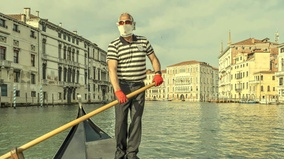
%> input picture hw2/excersize 3/venice2.jpg, 284 x 159 px, shrunk from 1180 x 663 before the run
$ octave code.m   (GNU Octave 9; MATLAB toolbox functions it lacks are replaced by stand-ins)
%> lines starting %> are read from the running program, lines starting %| are printed output that depends on the picture
I = im2double(imread("excersize 3/venice2.jpg"));
Ir = I(:,:, 1);
Ig = I(:,:, 2);
Ib = I(:,:, 3);

MeanR = mean2(Ir);
%> MeanR = 0.626
MeanG = mean2(Ig);
%> MeanG = 0.634
MeanB = mean2(Ib);
%> MeanB = 0.466

MeanAvg = mean2(MeanR+MeanG+MeanB);
%> MeanAvg = 1.73

Avg= ((Ir*0.6262) + (Ig*0.6346) + (Ib*0.4658)) * 1.7266;

figure
subplot(2,1,1)
imshow(I);
subplot(2,1,2)
imshow(Avg)

%snow
A = im2double(imread("excersize 3/snow2.jpg"));
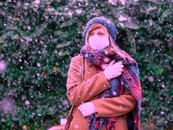
%> input picture hw2/excersize 3/snow2.jpg, 173 x 130 px, shrunk from 720 x 540 before the run
Ar = A(:,:, 1);
Ag = A(:,:, 2);
Ab = A(:,:, 3);
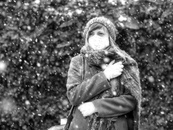
%> Ab: size 130x173 double; min 0, max 1, mean 0.374

MeanRA = mean2(Ar);
%> MeanRA = 0.373
MeanGA = mean2(Ag);
%> MeanGA = 0.306
MeanBA = mean2(Ab);
%> MeanBA = 0.374

MeanAvgA = mean2(MeanRA+MeanGA+MeanBA);
%> MeanAvgA = 1.05

AvgA= ((Ar*0.3731) + (Ag*0.3059) + (Ab*0.3739)) * 1.0529;

figure
subplot(2,1,1)
imshow(A);
subplot(2,1,2)
imshow(AvgA)

%myimgX
B = im2double(imread("excersize 3/myimgX.jpg"));
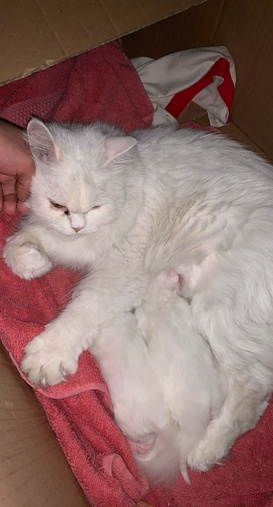
%> input picture hw2/excersize 3/myimgX.jpg, 273 x 507 px, shrunk from 1134 x 2108 before the run
Br = B(:,:, 1);
Bg = B(:,:, 2);
Bb = B(:,:, 3);
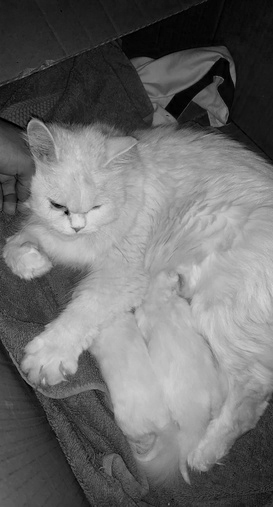
%> Bb: size 507x273 double; min 0, max 0.867, mean 0.426

MeanRB = mean2(Br);
%> MeanRB = 0.566
MeanGB = mean2(Bg);
%> MeanGB = 0.443
MeanBB = mean2(Bb);
%> MeanBB = 0.426

MeanAvgB = mean2(MeanRB+MeanGB+MeanBB);
%> MeanAvgB = 1.44

AvgB= ((Br*0.5662) + (Bg*0.4428) + (Bb*0.4266)) * 1.4658;

figure
subplot(2,1,1)
imshow(B);
subplot(2,1,2)
imshow(AvgB)

%myimgY
C = im2double(imread("excersize 3/myimgY.jpg"));
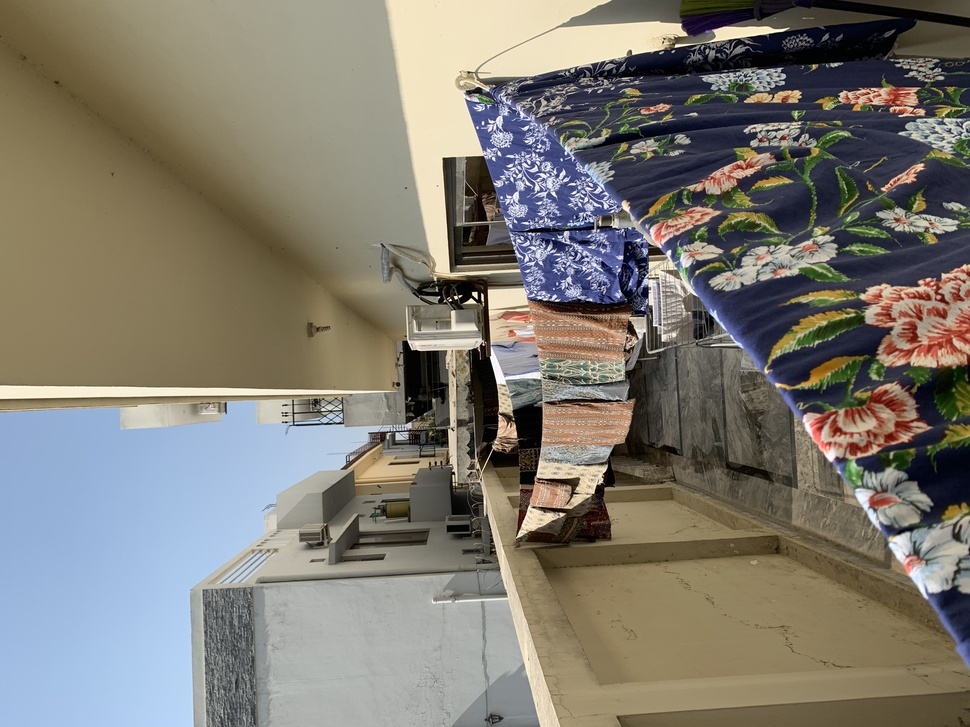
%> input picture hw2/excersize 3/myimgY.jpg, 970 x 727 px, shrunk from 4032 x 3024 before the run
Cr = C(:,:, 1);
Cg = C(:,:, 2);
Cb = C(:,:, 3);
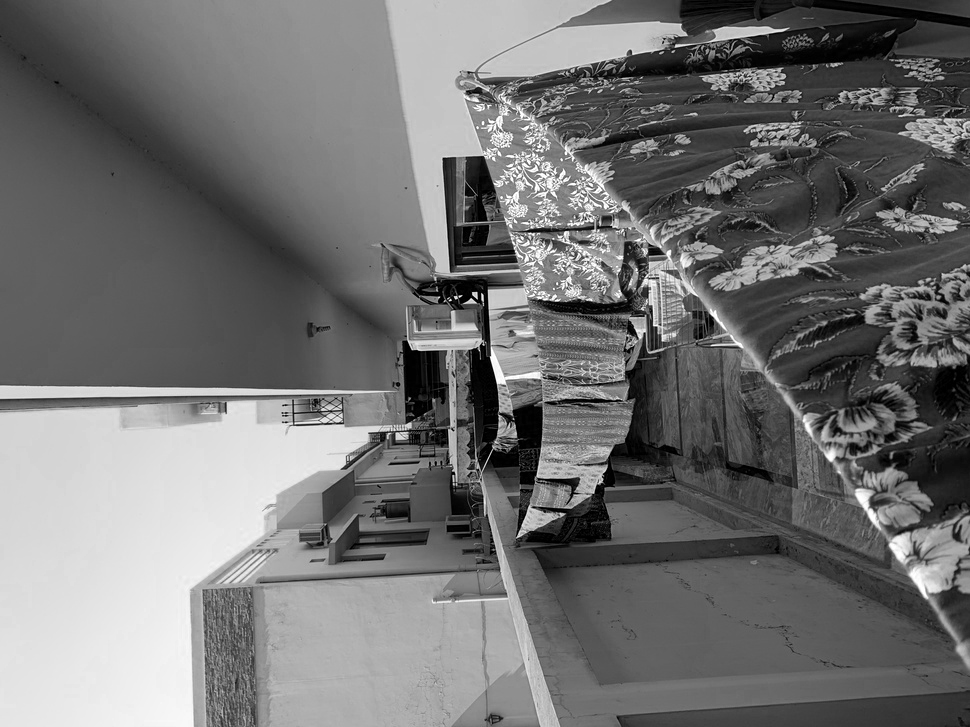
%> Cb: size 727x970 double; min 0, max 1, mean 0.445

MeanRC = mean2(Cr);
%> MeanRC = 0.499
MeanGC = mean2(Cg);
%> MeanGC = 0.483
MeanBC = mean2(Cb);
%> MeanBC = 0.445

MeanAvgC = mean2(MeanRC+MeanGC+MeanBC);
%> MeanAvgC = 1.43

AvgC = ((Cr*0.4990) + (Cg*0.4831) + (Cb*0.4455)) * 1.4356;

figure
subplot(2,1,1)
imshow(C);
subplot(2,1,2)
imshow(AvgC)
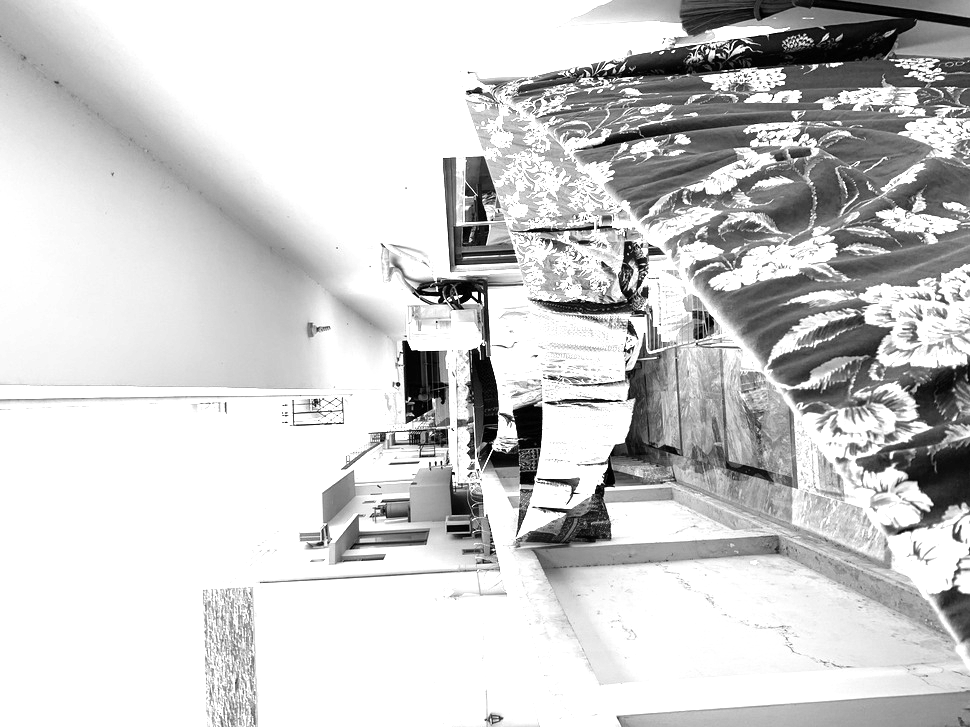
%> displayed picture: size 727x970, on the screen's scale of 0 to 255; min 0, max 255, mean 205.3
